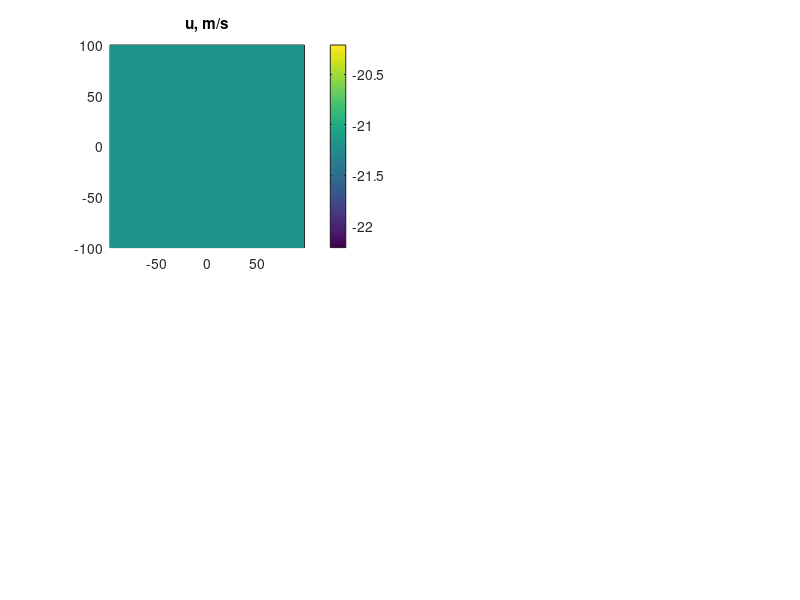

Recreate this plot in MATLAB. (Note: this script raises an error after producing the figure.)
%% test_advection_weno.m
%% Author: Timothy Williams
%% Date:   20140821, 12:22:17 CEST
clear;

%%boundary conditions:
%bc_opt   = 0; %waves escape domain
%bc_opt   = 1; %waves periodic in i,j
bc_opt   = 2; %waves periodic in j (y) only

%%testing:
ii = 49;
jj = 51;
dx = 4e3;%m
dy = 4e3;%m
%%
xm = (ii+1)/2*dx;
ym = (jj+1)/2*dy;
xx = -xm+dx*(1:ii)';
yy = -ym+dy*(1:jj)';
%
%[X,Y] = meshgrid(xx,yy);
[Y,X] = meshgrid(yy,xx);%%x~i,y~j
R     = sqrt(X.^2+Y.^2);
Theta = atan2(Y,X);

s1.nx       = ii;
s1.ny       = jj;
s1.scuy     = 0*X+dy;
s1.scvx     = 0*X+dx;
s1.scp2     = s1.scuy.*s1.scvx;
s1.scp2i    = 1./s1.scp2;
s1.LANDMASK = 0*X;
grid_prams  = s1;
clear s1;

OPT   = 1;
CFL   = .4;

if OPT==1
   uc      = 30;%const speed m/s
   xc      = 2*xm/3;
   %theta   = 180;%wave-to direction [deg] - to left
   theta   = 135;%wave-to direction [deg] - up and to the left
   %theta   = 0;%wave-to direction [deg] - to right
   u       = 0*X+uc*cos(pi/180*theta);
   v       = 0*X+uc*sin(pi/180*theta);
   h       = 0*X;
   h(X>xc) = 1;
   %%
   dt = CFL*dx/uc;
   nt = 2*xm/(uc*dt);
   if bc_opt==1
      nt = 2*nt;
   end
elseif OPT==2
   uc      = 30;%const speed m/s
   xc      = 2*xm/3;
   u       = -uc*X/xm;
   v       = 0*X;
   h       = 0*X;
   h(X>xc) = 1;
   %%
   dt = CFL*dx/uc;
   nt = 2*xm/(uc*dt);
elseif OPT==3
   Rm    = xm/3;
   Ym    = ym/12;
   %%
   h        = 0*X;
   jwave    = find((R<Rm)&(X<=0));%%lhs of pacman
   h(jwave) = 1;
   jwave    = find((R<Rm)&(X>0)&(abs(Y)>Ym));%%rhs of pacman
   h(jwave) = 1;
   %%
   angrot   = (1/20)*pi/180;%%radian/s
   u        = 0*X;
   v        = 0*X;
   juv      = find(R<(Rm*1.45));
   u(juv)   = -Y(juv).*angrot;
   v(juv)   =  X(juv).*angrot;
   %%
   %%
   max_speed   = Rm*angrot
   dt          = CFL*dx/max_speed
   nt          = round(2*pi/(angrot*dt))
   dtheta      = dt*angrot;
end

if 1%%plot u,v,h
   subplot(2,2,1);
   ax = pcolor(X/1e3,Y/1e3,u);
   set(ax, 'EdgeColor', 'none');
   colorbar;
   daspect([1 1 1]);
   ttl   = title('u, m/s');
   GEN_font(ttl);
   GEN_proc_fig('x, km','y, km');
   %%
   subplot(2,2,2);
   ax = pcolor(X/1e3,Y/1e3,v);
   set(ax, 'EdgeColor', 'none');
   colorbar;
   daspect([1 1 1]);
   ttl   = title('v, m/s');
   GEN_font(ttl);
   GEN_proc_fig('x, km','y, km');
   %%
   subplot(2,2,3);
   %[C,H] = contour(X,Y,h,[1,1]);
   [C,H] = contour(X,Y,h,[0,0]);
   nc    = C(2,1);
   x1    = C(1,(1:nc)+1);
   y1    = C(2,(1:nc)+1);
   %%
   [C,H] = contour(X,Y,h,[1,1]);
   nc    = C(2,1);
   x2    = C(1,(1:nc)+1);
   y2    = C(2,(1:nc)+1);
   %%
   cla;
   ax = pcolor(X/1e3,Y/1e3,h);
   set(ax, 'EdgeColor', 'none');
   caxis([0 2]);
   colorbar;
   daspect([1 1 1]);
   ttl   = title('h(0), m');
   GEN_font(ttl);
   GEN_proc_fig('x, km','y, km');
   %%
   if OPT==3
      hold on;
      plot(x1/1e3,y1/1e3,'r');
      plot(x2/1e3,y2/1e3,'m');
      hold off;
   end
   %%
   subplot(2,2,4);
   ax = pcolor(X/1e3,Y/1e3,h);
   set(ax, 'EdgeColor', 'none');
   colorbar;
   caxis([0 2]);
   daspect([1 1 1]);
   ttl   = title('h(t), m');
   GEN_font(ttl);
   GEN_proc_fig('x, km','y, km');
   %%
   if OPT==3
      hold on;
      plot(x1/1e3,y1/1e3,'r');
      plot(x2/1e3,y2/1e3,'m');
      hold off;
   end
   GEN_pause;
end


for n = 1:nt
   [n,nt]
   %h     = waveadv_weno(h,u,v,scuy,scvx,scp2i,scp2,dt,LANDMASK);
   h     = waveadv_weno(h,u,v,grid_prams,dt,bc_opt);
   hmax  = max(h(:))
   %%
   subplot(2,2,4);
   ax = pcolor(X/1e3,Y/1e3,h);
   set(ax, 'EdgeColor', 'none');
   colorbar;
   caxis([0 2]);
   daspect([1 1 1]);
   ttl   = title('h(t), m');
   GEN_font(ttl);
   GEN_proc_fig('x, km','y, km');

   if OPT==1
      x1 = xc+uc*cos(pi*theta/180)*n*dt;
      y1 = -ym+uc*sin(pi*theta/180)*n*dt
      x2 = xm+uc*cos(pi*theta/180)*n*dt;
      hold on;
      plot(x1/1e3+0*yy(yy>y1),yy(yy>y1)/1e3,'r');
      plot(x2/1e3+0*yy(yy>y1),yy(yy>y1)/1e3,'r');
      plot([x1,x2]/1e3,y1/1e3*[1 1],'r');
      if 1
         y3 = 0*xx;
         y3((xx>=x1)&(xx<=x2))   = ym/2;
         plot(xx/1e3,y3/1e3,'k');
         plot(xx/1e3,h(:,46)*ym/2/1e3,'--k');
      end
      hold off;

   elseif OPT==3
      hold on;
      x3 = x1*cos(n*dtheta)-y1*sin(n*dtheta);
      y3 = y1*cos(n*dtheta)+x1*sin(n*dtheta);
      plot(x3/1e3,y3/1e3,'r');
      x4 = x2*cos(n*dtheta)-y2*sin(n*dtheta);
      y4 = y2*cos(n*dtheta)+x2*sin(n*dtheta);
      plot(x4/1e3,y4/1e3,'m');
      hold off;
   end
   pause(.1);
end
